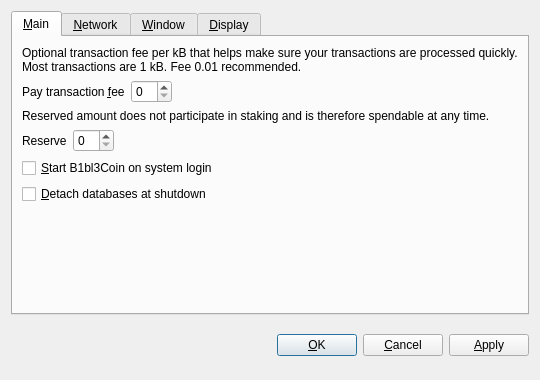
<?xml version="1.0" encoding="UTF-8"?>
<ui version="4.0">
 <class>OptionsDialog</class>
 <widget class="QDialog" name="OptionsDialog">
  <property name="geometry">
   <rect>
    <x>0</x>
    <y>0</y>
    <width>540</width>
    <height>380</height>
   </rect>
  </property>
  <property name="windowTitle">
   <string>Options</string>
  </property>
  <property name="modal">
   <bool>true</bool>
  </property>
  <layout class="QVBoxLayout" name="verticalLayout">
   <item>
    <widget class="QTabWidget" name="tabWidget">
     <property name="tabPosition">
      <enum>QTabWidget::North</enum>
     </property>
     <property name="currentIndex">
      <number>0</number>
     </property>
     <widget class="QWidget" name="tabMain">
      <attribute name="title">
       <string>&amp;Main</string>
      </attribute>
      <layout class="QVBoxLayout" name="verticalLayout_Main">
       <item>
        <widget class="QLabel" name="transactionFeeInfoLabel">
         <property name="text">
          <string>Optional transaction fee per kB that helps make sure your transactions are processed quickly. Most transactions are 1 kB. Fee 0.01 recommended.</string>
         </property>
         <property name="textFormat">
          <enum>Qt::PlainText</enum>
         </property>
         <property name="wordWrap">
          <bool>true</bool>
         </property>
        </widget>
       </item>
       <item>
        <layout class="QHBoxLayout" name="horizontalLayoutFee">
         <item>
          <widget class="QLabel" name="transactionFeeLabel">
           <property name="text">
            <string>Pay transaction &amp;fee</string>
           </property>
           <property name="textFormat">
            <enum>Qt::PlainText</enum>
           </property>
           <property name="buddy">
            <cstring>transactionFee</cstring>
           </property>
          </widget>
         </item>
         <item>
          <widget class="BitcoinAmountField" name="transactionFee"/>
         </item>
         <item>
          <spacer name="horizontalSpacerFee">
           <property name="orientation">
            <enum>Qt::Horizontal</enum>
           </property>
           <property name="sizeHint" stdset="0">
            <size>
             <width>40</width>
             <height>20</height>
            </size>
           </property>
          </spacer>
         </item>
        </layout>
       </item>
       <item>
        <widget class="QLabel" name="reserveBalanceInfoLabel">
         <property name="text">
          <string>Reserved amount does not participate in staking and is therefore spendable at any time.</string>
         </property>
         <property name="textFormat">
          <enum>Qt::PlainText</enum>
         </property>
         <property name="wordWrap">
          <bool>true</bool>
         </property>
        </widget>
       </item>
       <item>
        <layout class="QHBoxLayout" name="horizontalLayoutReserveBalance">
         <item>
          <widget class="QLabel" name="reserveBalanceLabel">
           <property name="text">
            <string>Reserve</string>
           </property>
           <property name="textFormat">
            <enum>Qt::PlainText</enum>
           </property>
           <property name="buddy">
            <cstring>reserveBalance</cstring>
           </property>
          </widget>
         </item>
         <item>
          <widget class="BitcoinAmountField" name="reserveBalance"/>
         </item>
         <item>
          <spacer name="horizontalSpacerReserveBalance">
           <property name="orientation">
            <enum>Qt::Horizontal</enum>
           </property>
           <property name="sizeHint" stdset="0">
            <size>
             <width>40</width>
             <height>20</height>
            </size>
           </property>
          </spacer>
         </item>
        </layout>
       </item>
       <item>
        <widget class="QCheckBox" name="bitcoinAtStartup">
         <property name="toolTip">
          <string>Automatically start B1bl3Coin after logging in to the system.</string>
         </property>
         <property name="text">
          <string>&amp;Start B1bl3Coin on system login</string>
         </property>
        </widget>
       </item>
       <item>
        <widget class="QCheckBox" name="detachDatabases">
         <property name="toolTip">
          <string>Detach block and address databases at shutdown. This means they can be moved to another data directory, but it slows down shutdown. The wallet is always detached.</string>
         </property>
         <property name="text">
          <string>&amp;Detach databases at shutdown</string>
         </property>
        </widget>
       </item>
       <item>
        <spacer name="verticalSpacer_Main">
         <property name="orientation">
          <enum>Qt::Vertical</enum>
         </property>
         <property name="sizeHint" stdset="0">
          <size>
           <width>20</width>
           <height>40</height>
          </size>
         </property>
        </spacer>
       </item>
      </layout>
     </widget>
     <widget class="QWidget" name="tabNetwork">
      <attribute name="title">
       <string>&amp;Network</string>
      </attribute>
      <layout class="QVBoxLayout" name="verticalLayout_Network">
       <item>
        <widget class="QCheckBox" name="mapPortUpnp">
         <property name="toolTip">
          <string>Automatically open the B1bl3Coin client port on the router. This only works when your router supports UPnP and it is enabled.</string>
         </property>
         <property name="text">
          <string>Map port using &amp;UPnP</string>
         </property>
        </widget>
       </item>
       <item>
        <widget class="QCheckBox" name="connectSocks">
         <property name="toolTip">
          <string>Connect to the B1bl3Coin network through a SOCKS proxy (e.g. when connecting through Tor).</string>
         </property>
         <property name="text">
          <string>&amp;Connect through SOCKS proxy:</string>
         </property>
        </widget>
       </item>
       <item>
        <layout class="QHBoxLayout" name="horizontalLayout_Network">
         <item>
          <widget class="QLabel" name="proxyIpLabel">
           <property name="text">
            <string>Proxy &amp;IP:</string>
           </property>
           <property name="textFormat">
            <enum>Qt::PlainText</enum>
           </property>
           <property name="buddy">
            <cstring>proxyIp</cstring>
           </property>
          </widget>
         </item>
         <item>
          <widget class="QValidatedLineEdit" name="proxyIp">
           <property name="maximumSize">
            <size>
             <width>140</width>
             <height>16777215</height>
            </size>
           </property>
           <property name="toolTip">
            <string>IP address of the proxy (e.g. 127.0.0.1)</string>
           </property>
          </widget>
         </item>
         <item>
          <widget class="QLabel" name="proxyPortLabel">
           <property name="text">
            <string>&amp;Port:</string>
           </property>
           <property name="textFormat">
            <enum>Qt::PlainText</enum>
           </property>
           <property name="buddy">
            <cstring>proxyPort</cstring>
           </property>
          </widget>
         </item>
         <item>
          <widget class="QLineEdit" name="proxyPort">
           <property name="maximumSize">
            <size>
             <width>55</width>
             <height>16777215</height>
            </size>
           </property>
           <property name="toolTip">
            <string>Port of the proxy (e.g. 9050)</string>
           </property>
          </widget>
         </item>
         <item>
          <widget class="QLabel" name="socksVersionLabel">
           <property name="text">
            <string>SOCKS &amp;Version:</string>
           </property>
           <property name="textFormat">
            <enum>Qt::PlainText</enum>
           </property>
           <property name="buddy">
            <cstring>socksVersion</cstring>
           </property>
          </widget>
         </item>
         <item>
          <widget class="QValueComboBox" name="socksVersion">
           <property name="toolTip">
            <string>SOCKS version of the proxy (e.g. 5)</string>
           </property>
          </widget>
         </item>
         <item>
          <spacer name="horizontalSpacer_Network">
           <property name="orientation">
            <enum>Qt::Horizontal</enum>
           </property>
           <property name="sizeHint" stdset="0">
            <size>
             <width>40</width>
             <height>20</height>
            </size>
           </property>
          </spacer>
         </item>
        </layout>
       </item>
       <item>
        <spacer name="verticalSpacer_Network">
         <property name="orientation">
          <enum>Qt::Vertical</enum>
         </property>
         <property name="sizeHint" stdset="0">
          <size>
           <width>20</width>
           <height>40</height>
          </size>
         </property>
        </spacer>
       </item>
      </layout>
     </widget>
     <widget class="QWidget" name="tabWindow">
      <attribute name="title">
       <string>&amp;Window</string>
      </attribute>
      <layout class="QVBoxLayout" name="verticalLayout_Window">
       <item>
        <widget class="QCheckBox" name="minimizeToTray">
         <property name="toolTip">
          <string>Show only a tray icon after minimizing the window.</string>
         </property>
         <property name="text">
          <string>&amp;Minimize to the tray instead of the taskbar</string>
         </property>
        </widget>
       </item>
       <item>
        <widget class="QCheckBox" name="minimizeOnClose">
         <property name="toolTip">
          <string>Minimize instead of exit the application when the window is closed. When this option is enabled, the application will be closed only after selecting Quit in the menu.</string>
         </property>
         <property name="text">
          <string>M&amp;inimize on close</string>
         </property>
        </widget>
       </item>
       <item>
        <spacer name="verticalSpacer_Window">
         <property name="orientation">
          <enum>Qt::Vertical</enum>
         </property>
         <property name="sizeHint" stdset="0">
          <size>
           <width>20</width>
           <height>40</height>
          </size>
         </property>
        </spacer>
       </item>
      </layout>
     </widget>
     <widget class="QWidget" name="tabDisplay">
      <attribute name="title">
       <string>&amp;Display</string>
      </attribute>
      <layout class="QVBoxLayout" name="verticalLayout_Display">
       <item>
        <layout class="QHBoxLayout" name="horizontalLayout_1_Display">
         <item>
          <widget class="QLabel" name="langLabel">
           <property name="text">
            <string>User Interface &amp;language:</string>
           </property>
           <property name="textFormat">
            <enum>Qt::PlainText</enum>
           </property>
           <property name="buddy">
            <cstring>lang</cstring>
           </property>
          </widget>
         </item>
         <item>
          <widget class="QValueComboBox" name="lang">
           <property name="toolTip">
            <string>The user interface language can be set here. This setting will take effect after restarting B1bl3Coin.</string>
           </property>
          </widget>
         </item>
        </layout>
       </item>
       <item>
        <layout class="QHBoxLayout" name="horizontalLayout_2_Display">
         <item>
          <widget class="QLabel" name="unitLabel">
           <property name="text">
            <string>&amp;Unit to show amounts in:</string>
           </property>
           <property name="textFormat">
            <enum>Qt::PlainText</enum>
           </property>
           <property name="buddy">
            <cstring>unit</cstring>
           </property>
          </widget>
         </item>
         <item>
          <widget class="QValueComboBox" name="unit">
           <property name="toolTip">
            <string>Choose the default subdivision unit to show in the interface and when sending coins.</string>
           </property>
          </widget>
         </item>
        </layout>
       </item>
       <item>
        <widget class="QCheckBox" name="displayAddresses">
         <property name="toolTip">
          <string>Whether to show B1bl3Coin addresses in the transaction list or not.</string>
         </property>
         <property name="text">
          <string>&amp;Display addresses in transaction list</string>
         </property>
        </widget>
       </item>
       <item>
        <widget class="QCheckBox" name="coinControlFeatures">
         <property name="toolTip">
          <string>Whether to show coin control features or not.</string>
         </property>
         <property name="text">
          <string>Display coin &amp;control features (experts only!)</string>
         </property>
        </widget>
       </item>
       <item>
        <spacer name="verticalSpacer_Display">
         <property name="orientation">
          <enum>Qt::Vertical</enum>
         </property>
         <property name="sizeHint" stdset="0">
          <size>
           <width>20</width>
           <height>40</height>
          </size>
         </property>
        </spacer>
       </item>
      </layout>
     </widget>
    </widget>
   </item>
   <item>
    <layout class="QHBoxLayout" name="horizontalLayout_Buttons">
     <item>
      <spacer name="horizontalSpacer_1">
       <property name="orientation">
        <enum>Qt::Horizontal</enum>
       </property>
       <property name="sizeHint" stdset="0">
        <size>
         <width>40</width>
         <height>48</height>
        </size>
       </property>
      </spacer>
     </item>
     <item>
      <widget class="QLabel" name="statusLabel">
       <property name="font">
        <font>
         <weight>75</weight>
         <bold>true</bold>
        </font>
       </property>
       <property name="text">
        <string/>
       </property>
       <property name="textFormat">
        <enum>Qt::PlainText</enum>
       </property>
       <property name="wordWrap">
        <bool>true</bool>
       </property>
      </widget>
     </item>
     <item>
      <spacer name="horizontalSpacer_2">
       <property name="orientation">
        <enum>Qt::Horizontal</enum>
       </property>
       <property name="sizeHint" stdset="0">
        <size>
         <width>40</width>
         <height>48</height>
        </size>
       </property>
      </spacer>
     </item>
     <item>
      <widget class="QPushButton" name="okButton">
       <property name="text">
        <string>&amp;OK</string>
       </property>
      </widget>
     </item>
     <item>
      <widget class="QPushButton" name="cancelButton">
       <property name="text">
        <string>&amp;Cancel</string>
       </property>
       <property name="autoDefault">
        <bool>false</bool>
       </property>
      </widget>
     </item>
     <item>
      <widget class="QPushButton" name="applyButton">
       <property name="text">
        <string>&amp;Apply</string>
       </property>
       <property name="autoDefault">
        <bool>false</bool>
       </property>
      </widget>
     </item>
    </layout>
   </item>
  </layout>
 </widget>
 <customwidgets>
  <customwidget>
   <class>BitcoinAmountField</class>
   <extends>QSpinBox</extends>
   <header>bitcoinamountfield.h</header>
  </customwidget>
  <customwidget>
   <class>QValueComboBox</class>
   <extends>QComboBox</extends>
   <header>qvaluecombobox.h</header>
  </customwidget>
  <customwidget>
   <class>QValidatedLineEdit</class>
   <extends>QLineEdit</extends>
   <header>qvalidatedlineedit.h</header>
  </customwidget>
 </customwidgets>
 <resources/>
 <connections/>
</ui>
